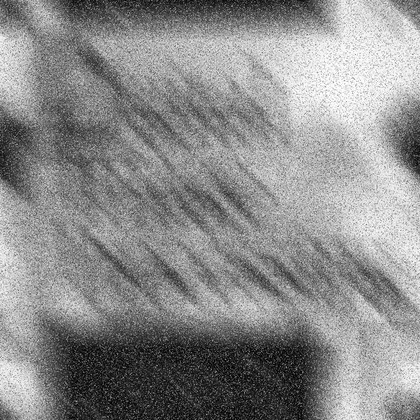
%> input picture Homework2/1552746_崔鹤洁_第二次作业/Problem2/Q_2_1.tif, 420 x 420 px, shrunk from 688 x 688 before the run; the run also reads 1 picture not shown here
$ octave main.m   (GNU Octave 9; MATLAB toolbox functions it lacks are replaced by stand-ins)
%> lines starting %> are read from the running program, lines starting %| are printed output that depends on the picture
### Homework2/1552746_崔鹤洁_第二次作业/Problem2/AlphaTrimmedFilter.m
function AlphaTrim = AlphaTrimmedFilter(img, w, d)
    imgPadded = padarray(img, [w, w], 'both');
    [m, n] = size(img);
    AlphaTrim = zeros(m, n);
    for i = (1:m) + w
        for j = (1:n) + w
            tmp = imgPadded(i-(w-1)/2:i+(w-1)/2,j-(w-1)/2:j+(w-1)/2);
            tmp = tmp(:);
            tmp = sort(tmp);
            len = max(size(tmp));
            tmp((len-floor(d/2)+1):len) = [];
            tmp(1:floor(d/2)) = [];
            AlphaTrim(i-w, j-w) = sum(tmp)/(w*w-d);
        end
    end
    AlphaTrim = uint8(AlphaTrim);
end

### Homework2/1552746_崔鹤洁_第二次作业/Problem2/PSF.m
function Y = PSF( LEN, THETA )
    Y = fspecial('motion', LEN, THETA);
end

### Homework2/1552746_崔鹤洁_第二次作业/Problem2/main.m
img_1 = imread('Q_2_1.tif');
%> img_1 is the input picture: size 420x420 uint8; min 0, max 255, mean 139.4
img_2 = imread('Q_2_2.tif');
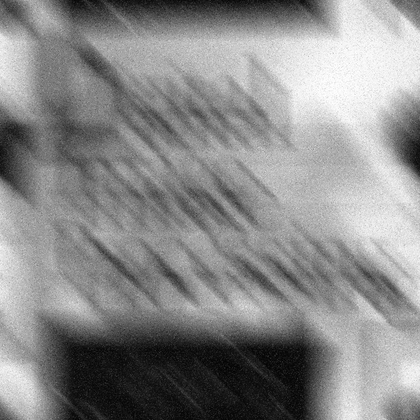
%> input picture Homework2/1552746_崔鹤洁_第二次作业/Problem2/Q_2_2.tif, 420 x 420 px, shrunk from 688 x 688 before the run
%> img_2 is the input picture: size 420x420 uint8; min 2, max 255, mean 138.1
img_3 = imread('Q_2_3.tif');

psf = PSF(98, 135);

resultATM_1 = AlphaTrimmedFilter(img_1, 5, 10);
%> in AlphaTrimmedFilter, `imgPadded = padarray(img, [w, w], 'both');`:
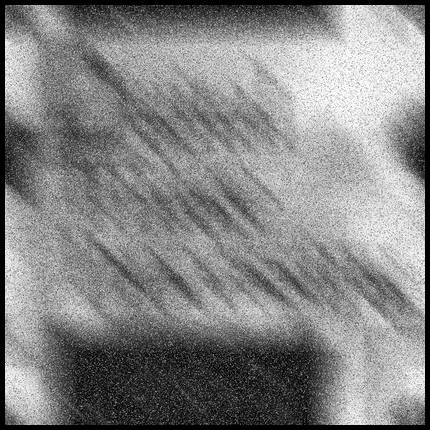
%> imgPadded: size 430x430 uint8; min 0, max 255, mean 133
%> after the loop in AlphaTrimmedFilter, `for i = (1:m) + w`:
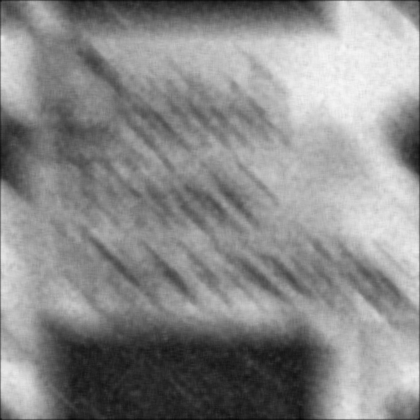
%> AlphaTrim: size 420x420 double; min 6.4, max 247.3, mean 139
%> after the loop in AlphaTrimmedFilter, `for i = (1:m) + w`: tmp = [0; 0; 0; 0; 0; 0; 0; 0; 0; 0; 0; 58; 64; 70; 71]
result_1 = deconvwnr(resultATM_1, psf, 0.008);
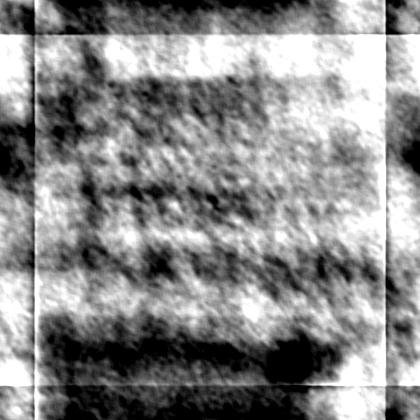
%> result_1: size 420x420 uint8; min 0, max 255, mean 137.2
resultATM_2 = AlphaTrimmedFilter(img_2, 5, 10);
%> call 2 of AlphaTrimmedFilter, with w = 5, d = 10
%> in AlphaTrimmedFilter (call 2), `imgPadded = padarray(img, [w, w], 'both');`:
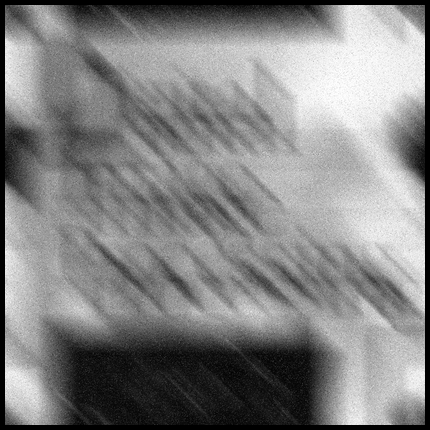
%> imgPadded: size 430x430 uint8; min 0, max 255, mean 131.8
%> after the loop in AlphaTrimmedFilter (call 2), `for i = (1:m) + w`: tmp = [0; 0; 0; 0; 0; 0; 0; 0; 0; 0; 0; 70; 73; 82; 83]
result_2 = deconvwnr(resultATM_2, psf, 0.003);
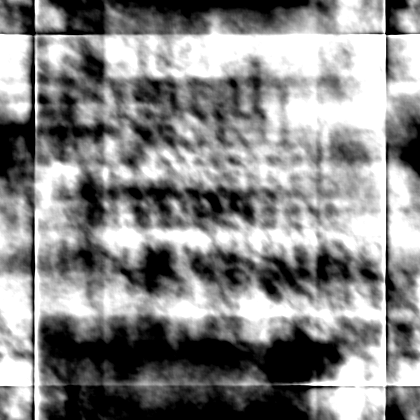
%> result_2: size 420x420 uint8; min 0, max 255, mean 136.2
result_3 = deconvwnr(img_3, psf, 0.0003);
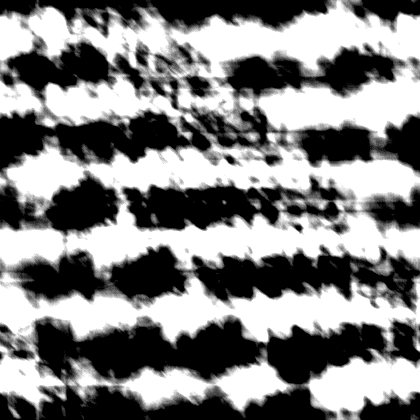
%> result_3: size 420x420 uint8; min 0, max 255, mean 130.6

figure;
% original 1
subplot(2,3,1);
imshow(img_1);
title('Q\_2\_1');
% filtered 1
subplot(2,3,4);
imshow(result_1);
title('Filtered Q\_2\_1');
imwrite(result_1, 'result/result_Q_2_1.tif', 'tif')

% original 2
subplot(2,3,2);
imshow(img_2);
title('Q\_2\_2');
% filtered 2
subplot(2,3,5);
imshow(result_2);
title('Filtered Q\_2\_2');
imwrite(result_2, 'result/result_Q_2_2.tif', 'tif')

% original 3
subplot(2,3,3);
imshow(img_3);
title('Q\_2\_3');
% filtered 3
subplot(2,3,6);
imshow(result_3);
title('Filtered Q\_2\_3');
imwrite(result_3, 'result/result_Q_2_3.tif', 'tif')
